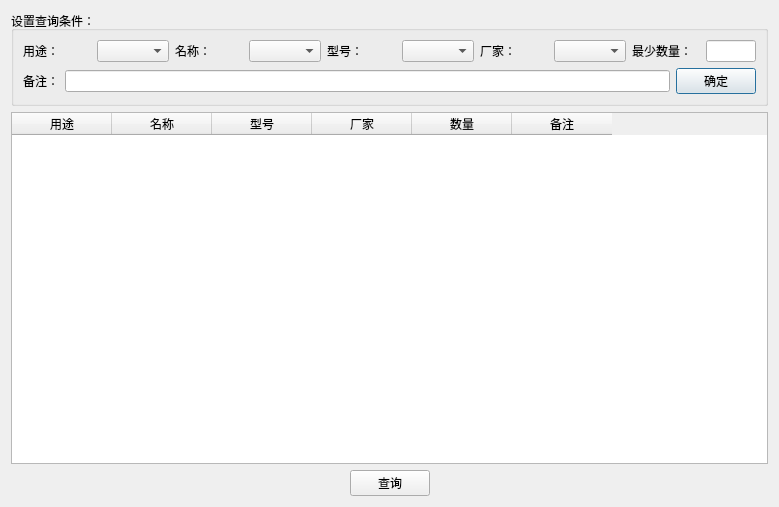
<?xml version="1.0" encoding="UTF-8"?>
<ui version="4.0">
 <class>querySetDialog</class>
 <widget class="QDialog" name="querySetDialog">
  <property name="geometry">
   <rect>
    <x>0</x>
    <y>0</y>
    <width>779</width>
    <height>507</height>
   </rect>
  </property>
  <property name="windowTitle">
   <string>查询条件设置</string>
  </property>
  <property name="windowIcon">
   <iconset>
    <normaloff>icon_1.png</normaloff>icon_1.png</iconset>
  </property>
  <layout class="QGridLayout" name="gridLayout_2">
   <item row="0" column="0">
    <widget class="QGroupBox" name="groupBox">
     <property name="title">
      <string>设置查询条件：</string>
     </property>
     <layout class="QGridLayout" name="gridLayout">
      <item row="0" column="0">
       <layout class="QHBoxLayout" name="horizontalLayout">
        <item>
         <widget class="QLabel" name="label">
          <property name="text">
           <string>用途：</string>
          </property>
          <property name="scaledContents">
           <bool>true</bool>
          </property>
         </widget>
        </item>
        <item>
         <widget class="QComboBox" name="useType_comboBox"/>
        </item>
        <item>
         <widget class="QLabel" name="label_2">
          <property name="text">
           <string>名称：</string>
          </property>
          <property name="scaledContents">
           <bool>true</bool>
          </property>
         </widget>
        </item>
        <item>
         <widget class="QComboBox" name="name_comboBox"/>
        </item>
        <item>
         <widget class="QLabel" name="label_3">
          <property name="text">
           <string>型号：</string>
          </property>
          <property name="scaledContents">
           <bool>true</bool>
          </property>
         </widget>
        </item>
        <item>
         <widget class="QComboBox" name="model_comboBox"/>
        </item>
        <item>
         <widget class="QLabel" name="label_5">
          <property name="text">
           <string>厂家：</string>
          </property>
          <property name="scaledContents">
           <bool>true</bool>
          </property>
         </widget>
        </item>
        <item>
         <widget class="QComboBox" name="factory_comboBox"/>
        </item>
        <item>
         <widget class="QLabel" name="label_4">
          <property name="text">
           <string>最少数量：</string>
          </property>
          <property name="scaledContents">
           <bool>true</bool>
          </property>
         </widget>
        </item>
        <item>
         <widget class="QLineEdit" name="number_lineEdit">
          <property name="maximumSize">
           <size>
            <width>50</width>
            <height>16777215</height>
           </size>
          </property>
         </widget>
        </item>
       </layout>
      </item>
      <item row="1" column="0">
       <layout class="QHBoxLayout" name="horizontalLayout_3">
        <item>
         <widget class="QLabel" name="label_6">
          <property name="text">
           <string>备注：</string>
          </property>
         </widget>
        </item>
        <item>
         <widget class="QLineEdit" name="note_lineEdit"/>
        </item>
        <item>
         <widget class="QPushButton" name="pushButton">
          <property name="text">
           <string>确定</string>
          </property>
          <property name="icon">
           <iconset>
            <normaloff>image/update.png</normaloff>image/update.png</iconset>
          </property>
         </widget>
        </item>
       </layout>
      </item>
     </layout>
    </widget>
   </item>
   <item row="1" column="0">
    <widget class="QTableWidget" name="tableWidget">
     <column>
      <property name="text">
       <string>用途</string>
      </property>
     </column>
     <column>
      <property name="text">
       <string>名称</string>
      </property>
     </column>
     <column>
      <property name="text">
       <string>型号</string>
      </property>
     </column>
     <column>
      <property name="text">
       <string>厂家</string>
      </property>
     </column>
     <column>
      <property name="text">
       <string>数量</string>
      </property>
     </column>
     <column>
      <property name="text">
       <string>备注</string>
      </property>
     </column>
    </widget>
   </item>
   <item row="2" column="0">
    <layout class="QHBoxLayout" name="horizontalLayout_2">
     <item>
      <spacer name="horizontalSpacer">
       <property name="orientation">
        <enum>Qt::Horizontal</enum>
       </property>
       <property name="sizeHint" stdset="0">
        <size>
         <width>40</width>
         <height>20</height>
        </size>
       </property>
      </spacer>
     </item>
     <item>
      <widget class="QPushButton" name="select_pushButton">
       <property name="text">
        <string>查询</string>
       </property>
       <property name="icon">
        <iconset>
         <normaloff>image/select.png</normaloff>image/select.png</iconset>
       </property>
      </widget>
     </item>
     <item>
      <spacer name="horizontalSpacer_2">
       <property name="orientation">
        <enum>Qt::Horizontal</enum>
       </property>
       <property name="sizeHint" stdset="0">
        <size>
         <width>40</width>
         <height>20</height>
        </size>
       </property>
      </spacer>
     </item>
    </layout>
   </item>
  </layout>
 </widget>
 <resources/>
 <connections/>
</ui>
